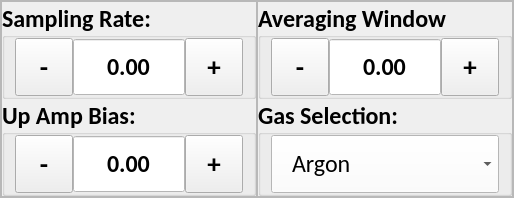
      <widget class="QWidget" name="triple_lang_v_probe">
       <layout class="QVBoxLayout" name="verticalLayout_29">
        <property name="spacing">
         <number>0</number>
        </property>
        <property name="leftMargin">
         <number>0</number>
        </property>
        <property name="topMargin">
         <number>0</number>
        </property>
        <property name="rightMargin">
         <number>0</number>
        </property>
        <property name="bottomMargin">
         <number>0</number>
        </property>
        <item>
         <widget class="QFrame" name="frame_26">
          <property name="frameShape">
           <enum>QFrame::StyledPanel</enum>
          </property>
          <property name="frameShadow">
           <enum>QFrame::Raised</enum>
          </property>
          <layout class="QHBoxLayout" name="horizontalLayout_41">
           <property name="spacing">
            <number>0</number>
           </property>
           <property name="leftMargin">
            <number>0</number>
           </property>
           <property name="topMargin">
            <number>0</number>
           </property>
           <property name="rightMargin">
            <number>0</number>
           </property>
           <property name="bottomMargin">
            <number>0</number>
           </property>
           <item>
            <widget class="QFrame" name="frame_27">
             <property name="frameShape">
              <enum>QFrame::StyledPanel</enum>
             </property>
             <property name="frameShadow">
              <enum>QFrame::Raised</enum>
             </property>
             <layout class="QVBoxLayout" name="verticalLayout_26">
              <property name="spacing">
               <number>0</number>
              </property>
              <property name="leftMargin">
               <number>0</number>
              </property>
              <property name="topMargin">
               <number>0</number>
              </property>
              <property name="rightMargin">
               <number>0</number>
              </property>
              <property name="bottomMargin">
               <number>0</number>
              </property>
              <item>
               <widget class="QGroupBox" name="tlv_sampling_rate_gb">
                <property name="font">
                 <font>
                  <family>Calibri</family>
                  <pointsize>18</pointsize>
                  <weight>75</weight>
                  <bold>true</bold>
                 </font>
                </property>
                <property name="styleSheet">
                 <string notr="true"/>
                </property>
                <property name="title">
                 <string>Sampling Rate:</string>
                </property>
                <property name="alignment">
                 <set>Qt::AlignLeading|Qt::AlignLeft|Qt::AlignVCenter</set>
                </property>
                <layout class="QHBoxLayout" name="horizontalLayout_47">
                 <property name="spacing">
                  <number>0</number>
                 </property>
                 <property name="leftMargin">
                  <number>10</number>
                 </property>
                 <property name="topMargin">
                  <number>0</number>
                 </property>
                 <property name="rightMargin">
                  <number>10</number>
                 </property>
                 <property name="bottomMargin">
                  <number>0</number>
                 </property>
                 <item alignment="Qt::AlignTop">
                  <widget class="QToolButton" name="tlv_sampling_rate_minus">
                   <property name="minimumSize">
                    <size>
                     <width>58</width>
                     <height>58</height>
                    </size>
                   </property>
                   <property name="maximumSize">
                    <size>
                     <width>58</width>
                     <height>58</height>
                    </size>
                   </property>
                   <property name="font">
                    <font>
                     <pointsize>20</pointsize>
                     <weight>75</weight>
                     <bold>true</bold>
                    </font>
                   </property>
                   <property name="text">
                    <string>-</string>
                   </property>
                  </widget>
                 </item>
                 <item alignment="Qt::AlignTop">
                  <widget class="QDoubleSpinBox" name="tlv_sampling_rate_input">
                   <property name="minimumSize">
                    <size>
                     <width>0</width>
                     <height>58</height>
                    </size>
                   </property>
                   <property name="maximumSize">
                    <size>
                     <width>1000</width>
                     <height>58</height>
                    </size>
                   </property>
                   <property name="font">
                    <font>
                     <family>Calibri</family>
                     <pointsize>18</pointsize>
                    </font>
                   </property>
                   <property name="focusPolicy">
                    <enum>Qt::NoFocus</enum>
                   </property>
                   <property name="layoutDirection">
                    <enum>Qt::LeftToRight</enum>
                   </property>
                   <property name="styleSheet">
                    <string notr="true">QDoubleSpinBox {
	background-color: #FFFFFF;
}</string>
                   </property>
                   <property name="alignment">
                    <set>Qt::AlignCenter</set>
                   </property>
                   <property name="readOnly">
                    <bool>true</bool>
                   </property>
                   <property name="buttonSymbols">
                    <enum>QAbstractSpinBox::NoButtons</enum>
                   </property>
                   <property name="correctionMode">
                    <enum>QAbstractSpinBox::CorrectToPreviousValue</enum>
                   </property>
                   <property name="showGroupSeparator" stdset="0">
                    <bool>false</bool>
                   </property>
                   <property name="decimals">
                    <number>2</number>
                   </property>
                   <property name="minimum">
                    <double>-10000.000000000000000</double>
                   </property>
                   <property name="maximum">
                    <double>10000.000000000000000</double>
                   </property>
                  </widget>
                 </item>
                 <item alignment="Qt::AlignTop">
                  <widget class="QToolButton" name="tlv_sampling_rate_plus">
                   <property name="minimumSize">
                    <size>
                     <width>58</width>
                     <height>58</height>
                    </size>
                   </property>
                   <property name="maximumSize">
                    <size>
                     <width>16777215</width>
                     <height>58</height>
                    </size>
                   </property>
                   <property name="font">
                    <font>
                     <pointsize>20</pointsize>
                     <weight>75</weight>
                     <bold>true</bold>
                    </font>
                   </property>
                   <property name="focusPolicy">
                    <enum>Qt::NoFocus</enum>
                   </property>
                   <property name="text">
                    <string>+</string>
                   </property>
                  </widget>
                 </item>
                </layout>
               </widget>
              </item>
              <item>
               <widget class="QGroupBox" name="tlv_up_amp_bias_gb">
                <property name="font">
                 <font>
                  <family>Calibri</family>
                  <pointsize>18</pointsize>
                  <weight>75</weight>
                  <bold>true</bold>
                 </font>
                </property>
                <property name="title">
                 <string>Up Amp Bias:</string>
                </property>
                <property name="alignment">
                 <set>Qt::AlignLeading|Qt::AlignLeft|Qt::AlignVCenter</set>
                </property>
                <layout class="QHBoxLayout" name="horizontalLayout_43">
                 <property name="spacing">
                  <number>0</number>
                 </property>
                 <property name="leftMargin">
                  <number>10</number>
                 </property>
                 <property name="topMargin">
                  <number>0</number>
                 </property>
                 <property name="rightMargin">
                  <number>10</number>
                 </property>
                 <property name="bottomMargin">
                  <number>0</number>
                 </property>
                 <item alignment="Qt::AlignTop">
                  <widget class="QToolButton" name="tlv_up_amp_bias_minus">
                   <property name="minimumSize">
                    <size>
                     <width>58</width>
                     <height>58</height>
                    </size>
                   </property>
                   <property name="maximumSize">
                    <size>
                     <width>58</width>
                     <height>58</height>
                    </size>
                   </property>
                   <property name="font">
                    <font>
                     <pointsize>20</pointsize>
                     <weight>75</weight>
                     <bold>true</bold>
                    </font>
                   </property>
                   <property name="text">
                    <string>-</string>
                   </property>
                  </widget>
                 </item>
                 <item alignment="Qt::AlignTop">
                  <widget class="QDoubleSpinBox" name="tlv_up_amp_bias_input">
                   <property name="minimumSize">
                    <size>
                     <width>0</width>
                     <height>58</height>
                    </size>
                   </property>
                   <property name="maximumSize">
                    <size>
                     <width>1000</width>
                     <height>58</height>
                    </size>
                   </property>
                   <property name="font">
                    <font>
                     <family>Calibri</family>
                     <pointsize>18</pointsize>
                    </font>
                   </property>
                   <property name="styleSheet">
                    <string notr="true">QDoubleSpinBox {
	background-color: #FFFFFF;
}</string>
                   </property>
                   <property name="alignment">
                    <set>Qt::AlignCenter</set>
                   </property>
                   <property name="readOnly">
                    <bool>true</bool>
                   </property>
                   <property name="buttonSymbols">
                    <enum>QAbstractSpinBox::NoButtons</enum>
                   </property>
                   <property name="correctionMode">
                    <enum>QAbstractSpinBox::CorrectToPreviousValue</enum>
                   </property>
                   <property name="showGroupSeparator" stdset="0">
                    <bool>false</bool>
                   </property>
                   <property name="decimals">
                    <number>2</number>
                   </property>
                   <property name="minimum">
                    <double>-10000.000000000000000</double>
                   </property>
                   <property name="maximum">
                    <double>10000.000000000000000</double>
                   </property>
                  </widget>
                 </item>
                 <item alignment="Qt::AlignTop">
                  <widget class="QToolButton" name="tlv_up_amp_bias_plus">
                   <property name="minimumSize">
                    <size>
                     <width>58</width>
                     <height>58</height>
                    </size>
                   </property>
                   <property name="maximumSize">
                    <size>
                     <width>16777215</width>
                     <height>58</height>
                    </size>
                   </property>
                   <property name="font">
                    <font>
                     <pointsize>20</pointsize>
                     <weight>75</weight>
                     <bold>true</bold>
                    </font>
                   </property>
                   <property name="focusPolicy">
                    <enum>Qt::NoFocus</enum>
                   </property>
                   <property name="text">
                    <string>+</string>
                   </property>
                  </widget>
                 </item>
                </layout>
               </widget>
              </item>
             </layout>
            </widget>
           </item>
           <item>
            <widget class="QFrame" name="frame_28">
             <property name="frameShape">
              <enum>QFrame::StyledPanel</enum>
             </property>
             <property name="frameShadow">
              <enum>QFrame::Raised</enum>
             </property>
             <layout class="QVBoxLayout" name="verticalLayout_27">
              <property name="spacing">
               <number>0</number>
              </property>
              <property name="leftMargin">
               <number>0</number>
              </property>
              <property name="topMargin">
               <number>0</number>
              </property>
              <property name="rightMargin">
               <number>0</number>
              </property>
              <property name="bottomMargin">
               <number>0</number>
              </property>
              <item>
               <widget class="QGroupBox" name="tlv_avg_window_gb">
                <property name="font">
                 <font>
                  <family>Calibri</family>
                  <pointsize>18</pointsize>
                  <weight>75</weight>
                  <bold>true</bold>
                 </font>
                </property>
                <property name="styleSheet">
                 <string notr="true"/>
                </property>
                <property name="title">
                 <string>Averaging Window</string>
                </property>
                <property name="alignment">
                 <set>Qt::AlignLeading|Qt::AlignLeft|Qt::AlignVCenter</set>
                </property>
                <layout class="QHBoxLayout" name="horizontalLayout_48">
                 <property name="spacing">
                  <number>0</number>
                 </property>
                 <property name="leftMargin">
                  <number>10</number>
                 </property>
                 <property name="topMargin">
                  <number>0</number>
                 </property>
                 <property name="rightMargin">
                  <number>10</number>
                 </property>
                 <property name="bottomMargin">
                  <number>0</number>
                 </property>
                 <item alignment="Qt::AlignTop">
                  <widget class="QToolButton" name="tlv_avg_window_minus">
                   <property name="minimumSize">
                    <size>
                     <width>58</width>
                     <height>58</height>
                    </size>
                   </property>
                   <property name="maximumSize">
                    <size>
                     <width>58</width>
                     <height>58</height>
                    </size>
                   </property>
                   <property name="font">
                    <font>
                     <pointsize>20</pointsize>
                     <weight>75</weight>
                     <bold>true</bold>
                    </font>
                   </property>
                   <property name="text">
                    <string>-</string>
                   </property>
                  </widget>
                 </item>
                 <item alignment="Qt::AlignTop">
                  <widget class="QDoubleSpinBox" name="tlv_avg_window_input">
                   <property name="minimumSize">
                    <size>
                     <width>0</width>
                     <height>58</height>
                    </size>
                   </property>
                   <property name="maximumSize">
                    <size>
                     <width>1000</width>
                     <height>58</height>
                    </size>
                   </property>
                   <property name="font">
                    <font>
                     <family>Calibri</family>
                     <pointsize>18</pointsize>
                    </font>
                   </property>
                   <property name="focusPolicy">
                    <enum>Qt::NoFocus</enum>
                   </property>
                   <property name="layoutDirection">
                    <enum>Qt::LeftToRight</enum>
                   </property>
                   <property name="styleSheet">
                    <string notr="true">QDoubleSpinBox {
	background-color: #FFFFFF;
}</string>
                   </property>
                   <property name="alignment">
                    <set>Qt::AlignCenter</set>
                   </property>
                   <property name="readOnly">
                    <bool>true</bool>
                   </property>
                   <property name="buttonSymbols">
                    <enum>QAbstractSpinBox::NoButtons</enum>
                   </property>
                   <property name="correctionMode">
                    <enum>QAbstractSpinBox::CorrectToPreviousValue</enum>
                   </property>
                   <property name="showGroupSeparator" stdset="0">
                    <bool>false</bool>
                   </property>
                   <property name="decimals">
                    <number>2</number>
                   </property>
                   <property name="minimum">
                    <double>-10000.000000000000000</double>
                   </property>
                   <property name="maximum">
                    <double>10000.000000000000000</double>
                   </property>
                  </widget>
                 </item>
                 <item alignment="Qt::AlignTop">
                  <widget class="QToolButton" name="tlv_avg_window_plus">
                   <property name="minimumSize">
                    <size>
                     <width>58</width>
                     <height>58</height>
                    </size>
                   </property>
                   <property name="maximumSize">
                    <size>
                     <width>16777215</width>
                     <height>58</height>
                    </size>
                   </property>
                   <property name="font">
                    <font>
                     <pointsize>20</pointsize>
                     <weight>75</weight>
                     <bold>true</bold>
                    </font>
                   </property>
                   <property name="focusPolicy">
                    <enum>Qt::NoFocus</enum>
                   </property>
                   <property name="text">
                    <string>+</string>
                   </property>
                  </widget>
                 </item>
                </layout>
               </widget>
              </item>
              <item>
               <widget class="QGroupBox" name="tlv_gas_select_gb">
                <property name="font">
                 <font>
                  <family>Calibri</family>
                  <pointsize>18</pointsize>
                  <weight>75</weight>
                  <bold>true</bold>
                 </font>
                </property>
                <property name="styleSheet">
                 <string notr="true"/>
                </property>
                <property name="title">
                 <string>Gas Selection:</string>
                </property>
                <property name="alignment">
                 <set>Qt::AlignLeading|Qt::AlignLeft|Qt::AlignVCenter</set>
                </property>
                <layout class="QVBoxLayout" name="verticalLayout_31">
                 <property name="spacing">
                  <number>0</number>
                 </property>
                 <property name="leftMargin">
                  <number>10</number>
                 </property>
                 <property name="topMargin">
                  <number>0</number>
                 </property>
                 <property name="rightMargin">
                  <number>10</number>
                 </property>
                 <property name="bottomMargin">
                  <number>0</number>
                 </property>
                 <item alignment="Qt::AlignTop">
                  <widget class="QComboBox" name="tlv_gas_select_cb">
                   <property name="minimumSize">
                    <size>
                     <width>0</width>
                     <height>58</height>
                    </size>
                   </property>
                   <property name="maximumSize">
                    <size>
                     <width>1000</width>
                     <height>58</height>
                    </size>
                   </property>
                   <property name="font">
                    <font>
                     <family>Calibri</family>
                     <pointsize>18</pointsize>
                     <weight>50</weight>
                     <bold>false</bold>
                    </font>
                   </property>
                   <property name="cursor">
                    <cursorShape>PointingHandCursor</cursorShape>
                   </property>
                   <property name="styleSheet">
                    <string notr="true">QComboBox {
	background-color: #FFFFFF;
	padding-left: 20px;
	text-align: left;
}

QComboBox:focus {
    outline: none; 
    border: 1px solid gray;
}

QComboBox QAbstractItemView {
    selection-background-color: white;
    selection-color: black; 
}
</string>
                   </property>
                   <property name="frame">
                    <bool>true</bool>
                   </property>
                   <item>
                    <property name="text">
                     <string>Argon</string>
                    </property>
                   </item>
                   <item>
                    <property name="text">
                     <string>Helium</string>
                    </property>
                   </item>
                   <item>
                    <property name="text">
                     <string>Nitrogen</string>
                    </property>
                   </item>
                   <item>
                    <property name="text">
                     <string>CO2</string>
                    </property>
                   </item>
                   <item>
                    <property name="text">
                     <string>Oxygen</string>
                    </property>
                   </item>
                   <item>
                    <property name="text">
                     <string>Hydrogen</string>
                    </property>
                   </item>
                  </widget>
                 </item>
                </layout>
               </widget>
              </item>
             </layout>
            </widget>
           </item>
          </layout>
         </widget>
        </item>
       </layout>
      </widget>
